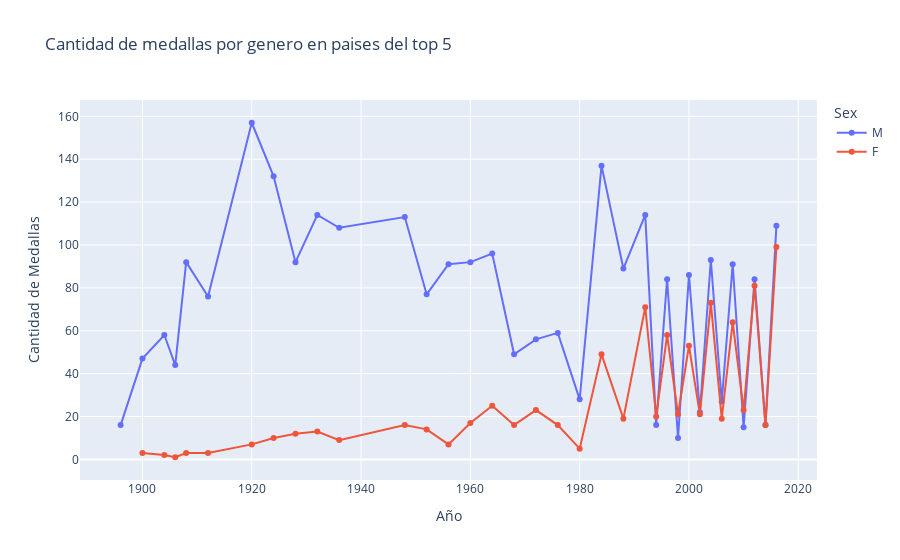

The notebook cell this image was saved under:
### Code cell
df_medallas_gen = medallas_genero.sort_values(by='Year')
px.line(df_medallas_gen, x='Year', y='Count',color='Sex',line_group='Sex', 
markers=True,
title='Cantidad de medallas por genero en paises del top 5',
labels={'Count': 'Cantidad de Medallas', 'Year': 'Año'})

### Figure 1 — Plotly figure (JSON) as saved in the notebook; plotly's stock layout.template omitted (floating-point values rounded to 4 significant figures)
{"data": [{"hovertemplate": "Sex=M<br>Año=%{x}<br>Cantidad de Medallas=%{y}<extra></extra>", "legendgroup": "M", "line": {"color": "#636efa", "dash": "solid"}, "marker": {"symbol": "circle"}, "mode": "lines+markers", "name": "M", "orientation": "v", "showlegend": true, "type": "scatter", "x": [1896, 1900, 1904, 1906, 1908, 1912, 1920, 1924, 1928, 1932, 1936, 1948, 1952, 1956, 1960, 1964, 1968, 1972, 1976, 1980, 1984, 1988, 1992, 1994, 1996, 1998, 2000, 2002, 2004, 2006, 2008, 2010, 2012, 2014, 2016], "xaxis": "x", "y": [16, 47, 58, 44, 92, 76, 157, 132, 92, 114, 108, 113, 77, 91, 92, 96, 49, 56, 59, 28, 137, 89, 114, 16, 84, 10, 86, 22, 93, 27, 91, 15, 84, 16, 109], "yaxis": "y"}, {"hovertemplate": "Sex=F<br>Año=%{x}<br>Cantidad de Medallas=%{y}<extra></extra>", "legendgroup": "F", "line": {"color": "#EF553B", "dash": "solid"}, "marker": {"symbol": "circle"}, "mode": "lines+markers", "name": "F", "orientation": "v", "showlegend": true, "type": "scatter", "x": [1900, 1904, 1906, 1908, 1912, 1920, 1924, 1928, 1932, 1936, 1948, 1952, 1956, 1960, 1964, 1968, 1972, 1976, 1980, 1984, 1988, 1992, 1994, 1996, 1998, 2000, 2002, 2004, 2006, 2008, 2010, 2012, 2014, 2016], "xaxis": "x", "y": [3, 2, 1, 3, 3, 7, 10, 12, 13, 9, 16, 14, 7, 17, 25, 16, 23, 16, 5, 49, 19, 71, 20, 58, 21, 53, 21, 73, 19, 64, 23, 81, 16, 99], "yaxis": "y"}], "layout": {"legend": {"title": {"text": "Sex"}, "tracegroupgap": 0}, "title": {"text": "Cantidad de medallas por genero en paises del top 5"}, "xaxis": {"anchor": "y", "domain": [0, 1], "title": {"text": "Año"}}, "yaxis": {"anchor": "x", "domain": [0, 1], "title": {"text": "Cantidad de Medallas"}}}}
